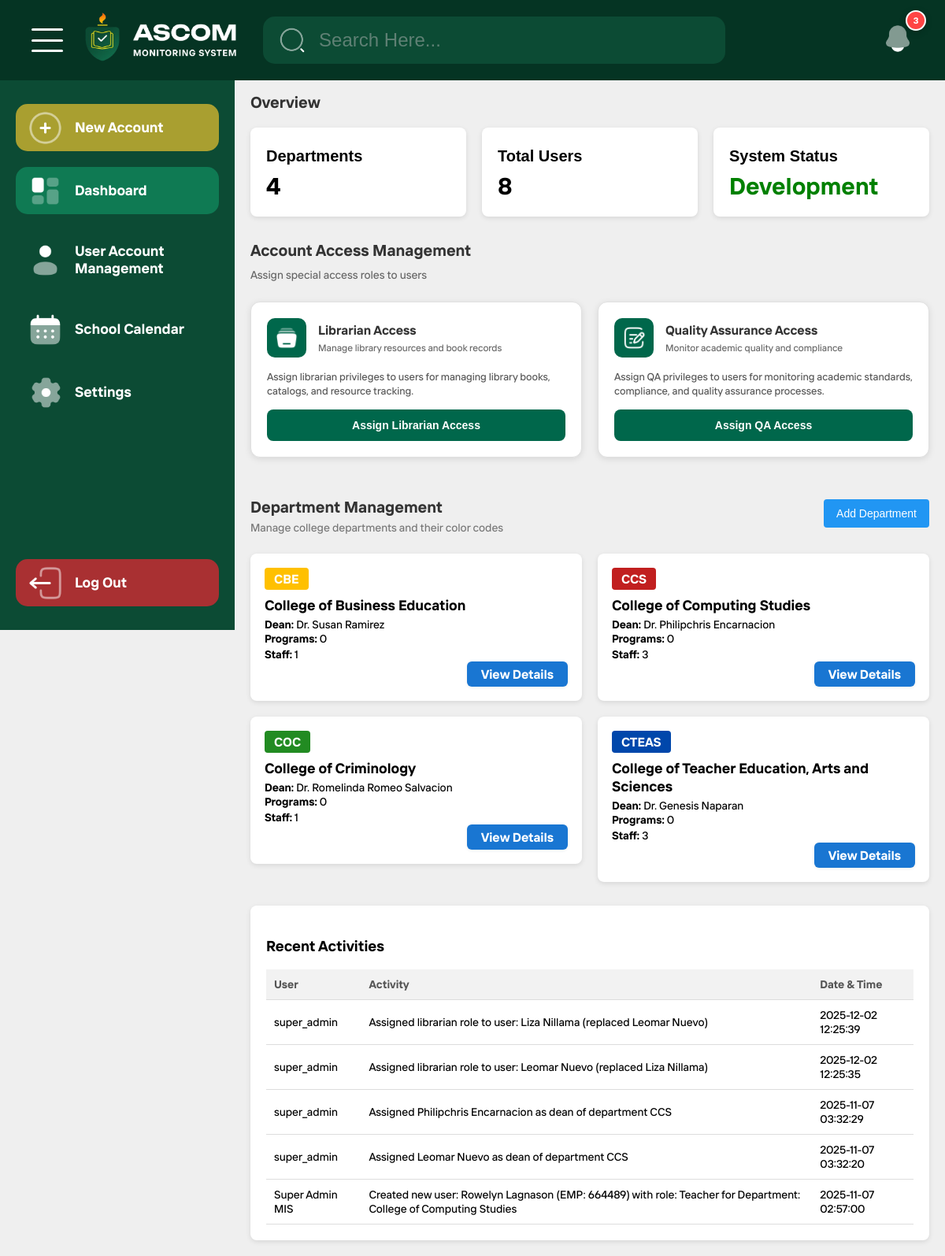
The app's page /super_admin-mis/content.php (signed in) with its own data.
### tables this page shows
CREATE TABLE `departments` (
  `id` int(11) NOT NULL AUTO_INCREMENT,
  `department_code` varchar(20) NOT NULL,
  `department_name` varchar(100) NOT NULL,
  `color_code` varchar(7) NOT NULL,
  `dean_user_id` int(11) DEFAULT NULL,
  `created_by` varchar(100) DEFAULT NULL,
  `created_at` timestamp NOT NULL DEFAULT current_timestamp(),
  `updated_at` timestamp NOT NULL DEFAULT current_timestamp() ON UPDATE current_timestamp(),
  PRIMARY KEY (`id`),
  UNIQUE KEY `department_code` (`department_code`),
  UNIQUE KEY `department_name` (`department_name`)
);

CREATE TABLE `activity_logs` (
  `id` int(11) NOT NULL AUTO_INCREMENT,
  `user_id` int(11) DEFAULT NULL,
  `username` varchar(100) NOT NULL,
  `activity_type` varchar(100) NOT NULL,
  `description` text DEFAULT NULL,
  `target_entity` varchar(100) DEFAULT NULL,
  `target_entity_id` int(11) DEFAULT NULL,
  `activity_timestamp` timestamp NOT NULL DEFAULT current_timestamp(),
  PRIMARY KEY (`id`)
);

### super_admin-mis/content.php (the view, shortened to what this page needs)
<?php
require_once dirname(__FILE__) . '/includes/db_connection.php';
?>
<!DOCTYPE html>
<html lang="en">
<head>
<link rel="stylesheet" href="./styles/global.css?v=1.0">
<?php
$page = isset($_GET['page']) ? $_GET['page'] : 'dashboard';
switch ($page) {
    case 'dashboard':
        echo '<link rel="stylesheet" href="./styles/dashboard.css?v=1.0">';
        break;
}
?>
<link rel="stylesheet" href="./styles/modal-add-user.css?v=1.0">
<link rel="stylesheet" href="./styles/modal-add-department.css?v=1.0">
<link rel="stylesheet" href="./styles/modals.css?v=1.0">
<link rel="stylesheet" href="./styles/notifications.css?v=1.0">
</head>
<body>
<?php
$pageNotifications = ['data' => [], 'success' => true];
if (isset($conn) && !$conn->connect_error) {
    $notifQuery = "SELECT id, title, message, type, sender_name, sender_role, is_read, created_at, read_at
        FROM notifications
        WHERE (recipient_type = 'super_admin' OR recipient_type = 'all')
        ORDER BY created_at DESC LIMIT 10";
    $notifResult = @$conn->query($notifQuery);
    if ($notifResult) {
        $formatted = [];
        while ($row = $notifResult->fetch_assoc()) {
            $ts = isset($row['created_at']) ? strtotime($row['created_at']) : 0;
            $formatted[] = [
                'id' => (int)$row['id'],
                'title' => $row['title'] ?? '',
                'message' => $row['message'] ?? '',
                'type' => $row['type'] ?? 'info',
                'sender_name' => $row['sender_name'] ?? '',
                'sender_role' => $row['sender_role'] ?? '',
                'is_read' => !empty($row['is_read']),
                'created_at' => $ts ? date('M d, Y H:i', $ts) : '',
                'created_at_ts' => $ts,
                'read_at' => !empty($row['read_at']) ? date('M d, Y H:i', strtotime($row['read_at'])) : null
            ];
        }
        $pageNotifications = ['data' => $formatted, 'success' => true];
    }
}
?>
<?php
$notifList = $pageNotifications['data'] ?? [];
$unreadCount = count(array_filter($notifList, function($n) { return !($n['is_read'] ?? false); }));
$displayCount = $unreadCount > 99 ? '99+' : $unreadCount;
?>
<div class="top-navbar">
  <div class="top-navbar-content">
    <div class="top-nav-left">
      <div class="hamburger" onclick="window.toggleSidebar()">
        <span></span>
        <span></span>
        <span></span>
      </div>
      <img src="../src/assets/images/ASCOM_Monitoring_System.png" alt="Logo" class="logo-img" />
      <div class="search-bar">
        <img src="../src/assets/icons/search-icon.png" alt="Search Icon" />
        <input type="text" placeholder="Search Here..." />
      </div>
    </div>
    <div class="notification-icon" id="notificationIconBtn" onclick="event.stopPropagation(); var d=document.getElementById('notificationDropdown'); if(d) d.style.display=d.style.display==='block'?'none':'block'">
      <img src="../src/assets/icons/notifications-icon.png" alt="Notifications" />
      <div class="notification-count" data-count="<?php echo $unreadCount; ?>" style="<?php echo $unreadCount > 0 ? '' : 'display:none;'; ?>"><?php echo htmlspecialchars($displayCount); ?></div>
    </div>
  </div>
</div>
<nav class="side-navbar" id="sidebar" aria-label="Sidebar navigation">
  <div class="nav-buttons">
    <a href="#" class="nav-button new-account-button" id="newAccountBtn" onclick="openAddUserModal()">
      <span class="nav-icon-wrapper">
        <img src="../src/assets/icons/add-icon.png" alt="Add Icon" class="nav-icon" />
      </span>
      <span>New Account</span>
    </a>
    <?php
    $currentPage = isset($_GET['page']) ? $_GET['page'] : 'dashboard';
    ?>
    <a href="content.php?page=dashboard" class="nav-button hoverable <?php if ($currentPage == 'dashboard') echo 'active'; ?>" data-page="dashboard">
      <span class="nav-icon-wrapper">
        <img src="../src/assets/icons/dashboard-icon.png" alt="Dashboard Icon" class="nav-icon" />
      </span>
      <span>Dashboard</span>
    </a>
    <a href="content.php?page=user-account-management" class="nav-button hoverable <?php if ($currentPage == 'user-account-management') echo 'active'; ?>" data-page="user-account-management" style="height: 76px;">
      <span class="nav-icon-wrapper">
        <img src="../src/assets/icons/users-icon.png" alt="Users Icon" class="nav-icon" />
      </span>
      <span style="line-height: 1.2;">
        User Account<br />Management
      </span>
    </a>
    <a href="content.php?page=school-calendar" class="nav-button hoverable <?php if ($currentPage == 'school-calendar') echo 'active'; ?>" data-page="school-calendar">
      <span class="nav-icon-wrapper">
        <img src="../src/assets/icons/calendar-icon.png" alt="Calendar Icon" class="nav-icon" />
      </span>
      <span>School Calendar</span>
    </a>
    <a href="content.php?page=settings" class="nav-button hoverable <?php if ($currentPage == 'settings') echo 'active'; ?>" data-page="settings">
      <span class="nav-icon-wrapper">
        <img src="../src/assets/icons/settings-icon.png" alt="Settings Icon" class="nav-icon" />
      </span>
      <span>Settings</span>
    </a>
  </div>
  <a href="./logout.php" class="nav-button logout-button">
    <span class="nav-icon-wrapper">
      <img src="../src/assets/icons/logout-icon.png" class="nav-icon" />
    </span>
    <span>Log Out</span>
  </a>
</nav>
<div class="content-wrapper">
    <div id="main-content" class="main-content" style="display: block !important; opacity: 1 !important;">
  <?php
    $page = isset($_GET['page']) ? $_GET['page'] : 'dashboard';
    switch ($page) {
      case 'dashboard':
      default:
        include './dashboard-content/dashboard.php';
        break;
    }
  ?>
    </div>
</div>
</body>
</html>

### super_admin-mis/dashboard-content/dashboard.php (shortened to what this page needs)
<?php
global $conn;
$totalDepartments = 0;
$totalUsersCount = 0;
$departments = [];
$recentActivities = [];
if (isset($conn) && !$conn->connect_error) {
    $conn->query("SET SESSION wait_timeout = 10");
    $conn->query("SET SESSION interactive_timeout = 10");
    $countQuery = "SELECT COUNT(*) AS total_depts FROM departments";
    $countResult = $conn->query($countQuery);
    if ($countResult && $countResult->num_rows > 0) {
        $row = $countResult->fetch_assoc();
        $totalDepartments = $row['total_depts'];
    } elseif ($countResult === false) {
        error_log("Error executing total departments count query in dashboard.php: " . $conn->error);
        $totalDepartments = 0;
    }
    $totalUsersQuery = "SELECT COUNT(id) AS total_users FROM users";
    $totalUsersResult = $conn->query($totalUsersQuery);
    if ($totalUsersResult && $totalUsersResult->num_rows > 0) {
        $row = $totalUsersResult->fetch_assoc();
        $totalUsersCount = $row['total_users'];
    } elseif ($totalUsersResult === false) {
        error_log("Error executing total users count query in dashboard.php: " . $conn->error);
        $totalUsersCount = 0;
    }
    $departments = [];
    $query = "
        SELECT
            d.id,
            d.department_code,
            d.department_name,
            d.color_code,
            COUNT(u.id) AS staff_count,
            COALESCE(
                CASE
                    WHEN p.title IS NOT NULL AND p.title != ''
                    THEN CONCAT(p.title, ' ', p.first_name, ' ', p.last_name)
                    ELSE CONCAT(p.first_name, ' ', p.last_name)
                END,
                'N/A'
            ) AS dean_name
        FROM
            departments d
        LEFT JOIN
            users u ON d.id = u.department_id
        LEFT JOIN
            users p ON d.dean_user_id = p.id
        GROUP BY
            d.id, d.department_code, d.department_name, d.color_code, p.first_name, p.last_name, p.title
        ORDER BY
            d.department_name ASC
        LIMIT 20;
    ";
    $result = $conn->query($query);
    if ($result && $result->num_rows > 0) {
        while ($row = $result->fetch_assoc()) {
            $departments[] = $row;
        }
    } elseif ($result === false) {
        error_log("Error executing main data query in dashboard.php: " . $conn->error);
    }
    $recentActivities = [];
    $activitiesQuery = "SELECT username, description, activity_timestamp FROM activity_logs ORDER BY activity_timestamp DESC LIMIT 5";
    $activitiesResult = $conn->query($activitiesQuery);
    if ($activitiesResult) {
        while ($row = $activitiesResult->fetch_assoc()) {
            $recentActivities[] = $row;
        }
    } elseif ($activitiesResult === false) {
        error_log("Error fetching recent activities in dashboard.php: " . $conn->error);
    }
} else {
    error_log("Database connection failed or not available in dashboard.php: " . ($conn->connect_error ?? "Unknown error"));
}
?>
<h2 class="main-page-title" style="padding-left: 0px;">Overview</h2> <div class="dashboard-container">
    <div class="box">
        <h2>Departments</h2>
        <div class="amount"><?php echo $totalDepartments; ?></div>
    </div>
    <div class="box"><h2>Total Users</h2><div class="amount"><?php echo $totalUsersCount; ?></div></div>
    <div class="box"><h2>System Status</h2><div class="amount" style="color: green;">Development</div></div>
</div>
<div class="account-access-section">
    <div class="account-access-header">
        <div>
            <h3>Account Access Management</h3>
            <p>Assign special access roles to users</p>
        </div>
    </div>
    <div class="account-access-cards">
        <div class="access-card">
            <div class="access-card-header">
                <div class="access-card-icon librarian-icon">
                    <img src="../src/assets/icons/library-icon.png" alt="Library">
                </div>
                <div>
                    <h4>Librarian Access</h4>
                    <p>Manage library resources and book records</p>
                </div>
            </div>
            <p class="access-card-description">
                Assign librarian privileges to users for managing library books, catalogs, and resource tracking.
            </p>
            <button onclick="openLibrarianAccessModal()" class="access-card-button librarian-button">
                Assign Librarian Access
            </button>
        </div>
        <div class="access-card">
            <div class="access-card-header">
                <div class="access-card-icon qa-icon">
                    <img src="../src/assets/icons/maintenance-icon.png" alt="QA">
                </div>
                <div>
                    <h4>Quality Assurance Access</h4>
                    <p>Monitor academic quality and compliance</p>
                </div>
            </div>
            <p class="access-card-description">
                Assign QA privileges to users for monitoring academic standards, compliance, and quality assurance processes.
            </p>
            <button onclick="openQualityAssuranceAccessModal()" class="access-card-button qa-button">
                Assign QA Access
            </button>
        </div>
    </div>
</div>
<div class="departments-section">
    <div class="departments-header">
        <div>
            <h3>Department Management</h3>
            <p>Manage college departments and their color codes</p>
        </div>
        <button class="add-dept-btn" id="addDepartmentButton" onclick="if(typeof openAddDepartmentModal === 'function') { openAddDepartmentModal(); } else { console.error('openAddDepartmentModal not available'); }">Add Department</button>
    </div>
    <div class="departments-container" id="departmentContainer">
        <?php
        if (!empty($departments)) {
            $index = 0;
            foreach ($departments as $dept) {
                $hidden = ($index >= 6) ? "hidden" : "";
                echo "<div class='department-card " . htmlspecialchars($hidden) . "'>";
                echo "<span class='dept-code' style='background-color: " . htmlspecialchars($dept['color_code']) . "'>" . htmlspecialchars($dept['department_code']) . "</span>";
                echo "<h3>" . htmlspecialchars($dept['department_name']) . "</h3>";
                echo "<p class='dean-indicator'><strong>Dean:</strong> " . htmlspecialchars($dept['dean_name']) . "</p>";
                echo "<div class='dept-indicator-row'><span><strong>Programs:</strong> 0</span></div>";
                echo "<div class='dept-indicator-row staff-row-only'><span><strong>Staff:</strong> " . htmlspecialchars($dept['staff_count']) . "</span></div>";
                echo "<button class='view-details-btn' onclick='event.stopPropagation(); openDepartmentDetailsModal($index);'>View Details</button>";
                echo "</div>";
                $index++;
            }
        } else {
            echo "<p id='noDepartmentsMessage' style='width: 100%; text-align: center; color: #777;'>No departments found. Click 'Add Department' to create one.</p>";
        }
        ?>
    </div>
</div>
<div class="dashboard-bottom">
    <div class="recent-activities">
        <h3>Recent Activities</h3>
        <table>
            <thead><tr><th>User</th><th>Activity</th><th>Date & Time</th></tr></thead>
            <tbody id="recentActivitiesTableBody">
                <?php if (!empty($recentActivities)): ?>
                    <?php foreach ($recentActivities as $activity): ?>
                    <tr>
                        <td><?php echo htmlspecialchars($activity['username']); ?></td>
                        <td><?php echo htmlspecialchars($activity['description']); ?></td>
                        <td><?php echo htmlspecialchars($activity['activity_timestamp']); ?></td>
                    </tr>
                    <?php endforeach; ?>
                <?php else: ?>
                    <tr><td colspan="3" style="text-align: center;">No recent activities found.</td></tr>
                <?php endif; ?>
            </tbody>
        </table>
    </div>
</div>

### records on screen
departments: department_code "CBE", department_name "College of Business Education", dean_name "Dr. Susan Ramirez", staff_count "1"
departments: department_code "CCS", department_name "College of Computing Studies", dean_name "Dr. Philipchris Encarnacion", staff_count "3"
departments: department_code "COC", department_name "College of Criminology", dean_name "Dr. Romelinda Romeo Salvacion", staff_count "1"
departments: department_code "CTEAS", department_name "College of Teacher Education, Arts and Sciences", dean_name "Dr. Genesis Naparan", staff_count "3"
activity_logs: username "super_admin", description "Assigned librarian role to user: Liza Nillama (replaced Leomar Nuevo)", activity_timestamp "2025-12-02 12:25:39"
activity_logs: username "super_admin", description "Assigned librarian role to user: Leomar Nuevo (replaced Liza Nillama)", activity_timestamp "2025-12-02 12:25:35"
activity_logs: username "super_admin", description "Assigned Philipchris Encarnacion as dean of department CCS", activity_timestamp "2025-11-07 03:32:29"
activity_logs: username "super_admin", description "Assigned Leomar Nuevo as dean of department CCS", activity_timestamp "2025-11-07 03:32:20"
activity_logs: username "Super Admin MIS", description "Created new user: Rowelyn Lagnason (EMP: 664489) with role: Teacher for Department: College of Computing Studies", activity_timestamp "2025-11-07 02:57:00"

### other values on screen
$displayCount "3"
$totalDepartments "4"
$totalUsersCount "8"
